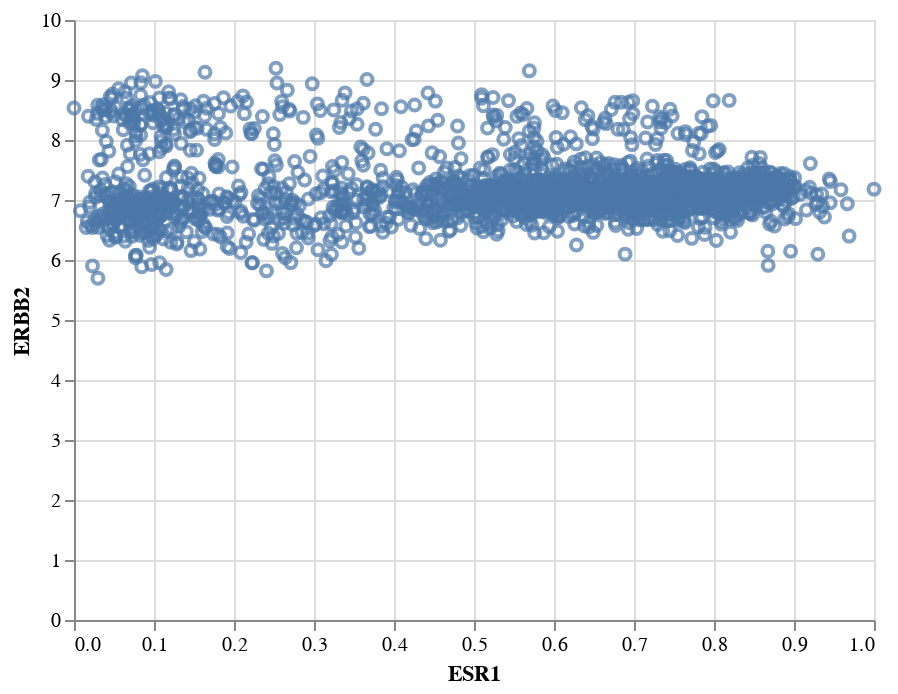

The notebook cell this image was saved under:
### Code cell
g2

### Figure 1 — Vega-Lite specification as saved in the notebook (floating-point values rounded to 4 significant figures; data arrays with more than 128 entries replaced by an {"elided": "..."} marker saying what was removed)
{"config": {"view": {"continuousWidth": 400, "continuousHeight": 300}}, "data": {"name": "data-26d4ea5fc600301f9e202eded84d50e2"}, "mark": "point", "encoding": {"x": {"type": "quantitative", "field": "ESR1"}, "y": {"type": "quantitative", "field": "ERBB2"}}, "$schema": "https://vega.github.io/schema/vega-lite/v4.8.1.json", "datasets": {"data-26d4ea5fc600301f9e202eded84d50e2": {"elided": "2133 records"}}}
